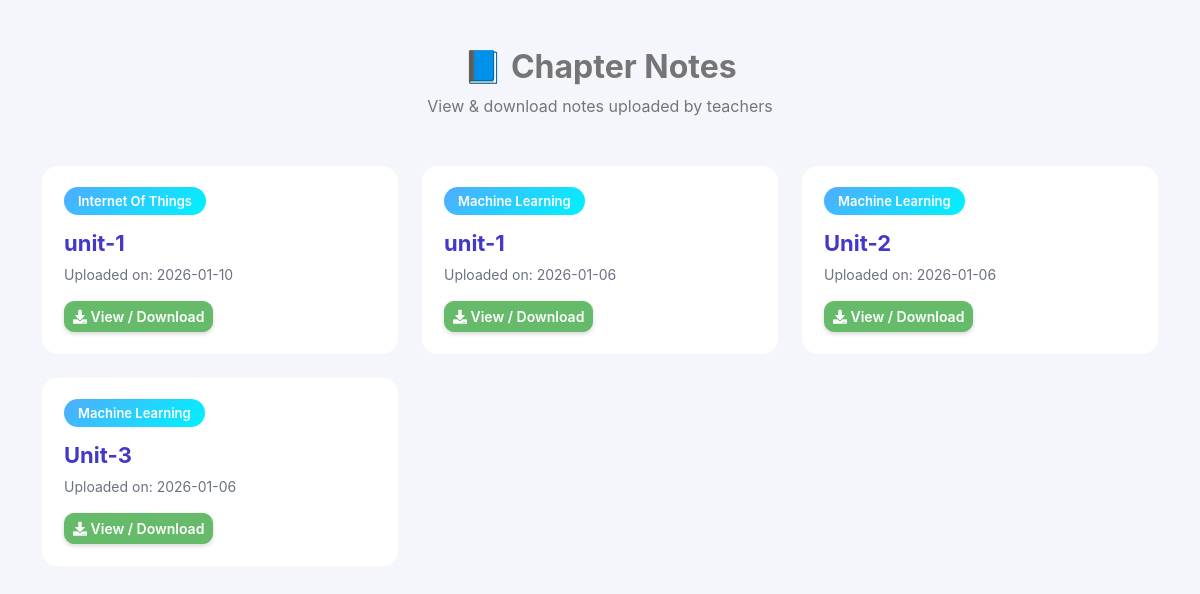
Screenshot of /Student/chapters.php (signed in) with the database file from the repository.
### tables this page shows
CREATE TABLE `tblchapters` (
  `Id` int(11) NOT NULL,
  `teacherId` int(11) DEFAULT NULL,
  `subject` varchar(100) DEFAULT NULL,
  `chapterName` varchar(255) DEFAULT NULL,
  `fileName` varchar(255) DEFAULT NULL,
  `fileType` varchar(50) DEFAULT NULL,
  `uploadedOn` date DEFAULT NULL
);

### Student/chapters.php (the view, shortened to what this page needs)
<?php
include '../Includes/dbcon.php';
$result = $conn->query("
    SELECT subject, chapterName, fileName, uploadedOn
    FROM tblchapters
    ORDER BY uploadedOn DESC
");
?>
<!DOCTYPE html>
<html lang="en">
<head>
<link href="../vendor/bootstrap/css/bootstrap.min.css" rel="stylesheet">
<link href="../vendor/fontawesome-free/css/all.min.css" rel="stylesheet">
</head>
<body>
<div class="container mt-5">
    <div class="text-center mb-5">
        <h2 class="font-weight-bold">📘 Chapter Notes</h2>
        <p class="text-muted">View & download notes uploaded by teachers</p>
    </div>
    <div class="row">
    <?php if ($result && $result->num_rows > 0) {
        while ($row = $result->fetch_assoc()) { ?>
        <div class="col-xl-4 col-md-6 mb-4">
            <div class="chapter-card">
                <span class="subject-badge">
                    <?php echo htmlspecialchars($row['subject']); ?>
                </span>
                <div class="chapter-title">
                    <?php echo htmlspecialchars($row['chapterName']); ?>
                </div>
                <div class="upload-date mt-1">
                    Uploaded on: <?php echo htmlspecialchars($row['uploadedOn']); ?>
                </div>
                <a href="download.php?file=<?php echo urlencode($row['fileName']); ?>"
                   class="btn btn-success btn-sm download-btn">
                   <i class="fas fa-download"></i> View / Download
                </a>
            </div>
        </div>
    <?php } } ?>
    </div>
</div>
</body>
</html>

### Student/chapters.php (style rules this page uses)
body { background: #f4f6fb; }
.chapter-card { background: #fff; border-radius: 16px; padding: 22px; transition: 0.3s ease; height: 100%; }
.subject-badge { background: linear-gradient(135deg,#4facfe,#00f2fe); color: #fff; padding: 6px 14px; border-radius: 20px; font-size: 13px; font-weight: 600; }
.chapter-title { font-size: 22px; font-weight: 700; color: #4338ca; margin-top: 15px; }
.upload-date { color: #6b7280; font-size: 14px; }
.download-btn { margin-top: 16px; border-radius: 10px; font-weight: 600; }

### rows the page displays
tblchapters: subject "Internet Of Things", chapterName "unit-1", uploadedOn "2026-01-10"
tblchapters: subject "Machine Learning", chapterName "unit-1", uploadedOn "2026-01-06"
tblchapters: subject "Machine Learning", chapterName "Unit-2", uploadedOn "2026-01-06"
tblchapters: subject "Machine Learning", chapterName "Unit-3", uploadedOn "2026-01-06"
